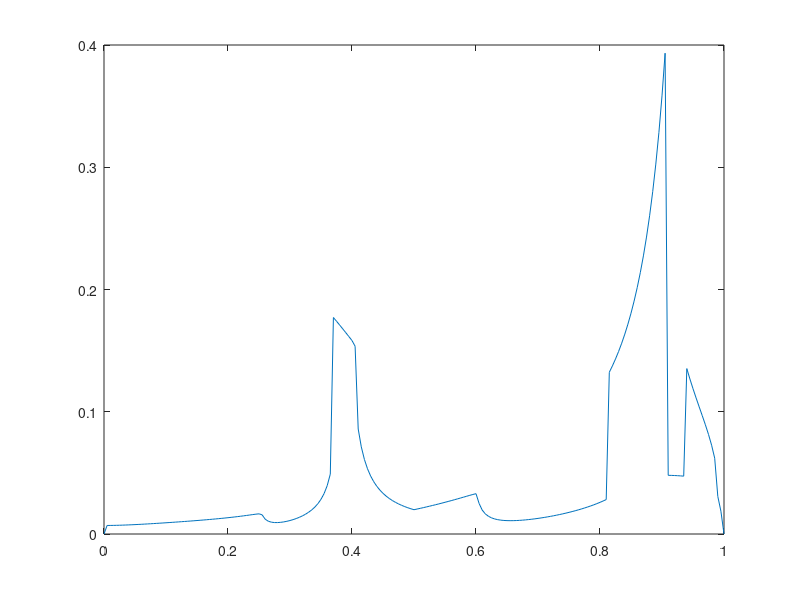

Write the MATLAB code that produced this figure. (Note: this script raises an error after producing the figure.)
clear;
clc;
load('test_postprocess.mat');
h = s(2)-s(1);
figure
plot(s,b);
hold on
[xyz, xyz_] = quadratic_interp(b, h);
bs = get_b(xyz, xyz_, (0:500)*1/500,h);linspace(1,max(s),200);
figure
plot((0:500)*1/500,bs);